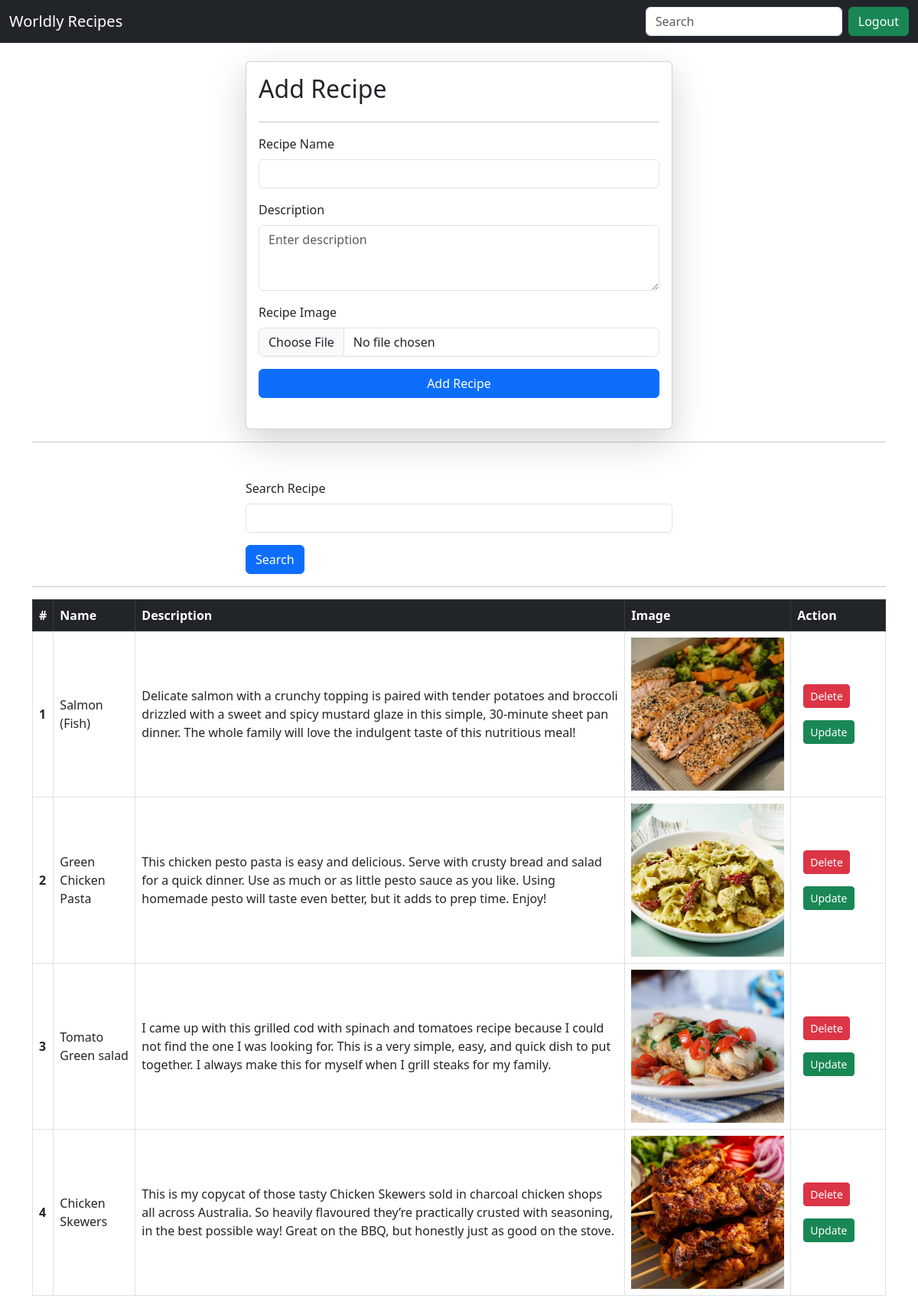
/recipes/ (signed in), run on the app's committed database.
### vege/models.py (models this page shows)
class recipe(models.Model):
    user = models.ForeignKey(User, on_delete=models.SET_NULL, null = True, blank=True)
    recipe_name = models.CharField(max_length=50)
    description = models.TextField()
    image = models.ImageField(upload_to='Recipes')

### vege/views.py (the view, shortened to what this page needs)
# urls.py: path('recipes/', recipes, name = "recipes"),
@login_required(login_url='/login/')                        # to access recipe page login is required
def recipes(request):
   queryset = recipe.objects.all()
   if request.GET.get('search'):
      queryset = queryset.filter(recipe_name__icontains = request.GET.get('search'))       # 'icontain' will return the recipe in which the search word appear
   context = {"Recipes": queryset}
   return render(request, 'recipes.html', context)

### vege/templates/recipes.html (shortened to what this page needs)
{% extends "base.html" %}
{% block content %}
<div class="container mt-4">
  <form class="col-6 mx-auto card p-3 shadow-lg" method="post" enctype="multipart/form-data">
    <h2>Add Recipe</h2>
    <hr>
    <div class="mb-3">
      <label class="form-label">Recipe Name</label>
      <input name="recipe_name" required type="text" class="form-control">
    </div>
    <div class="mb-3">
      <label class="form-label">Description</label>
      <textarea name="description" required class="form-control" rows="3" placeholder="Enter description"></textarea>
    </div>
    <div class="mb-3">
      <label for="image" class="form-label">Recipe Image</label>
      <input name="image" type="file" class="form-control" id="image" accept="image/*">
    </div>
    <button type="submit" class="btn btn-primary mb-4">Add Recipe</button>
  </form>
  <hr>
   <div class="mt-5">
    <div class="mx-auto col-6">
      <form>
      <div class="mb-3">
      <label class="form-label">Search Recipe</label>
      <input name="search" type="text" class="form-control">
    </div>
    <button type="submit" class="btn btn-primary">Search</button>
    </form>
    </div>
   </div>
   <hr>
  <table class="table table-bordered align-middle">
    <thead class="table-dark">
      <tr>
        <th scope="col">#</th>
        <th scope="col">Name</th>
        <th scope="col">Description</th>
        <th scope="col">Image</th>
        <th scope="col">Action</th>
      </tr>
    </thead>
    <tbody>
      {% for recipe in Recipes %}
      <tr>
        <th scope="row">{{ forloop.counter }}</th>
        <td>{{ recipe.recipe_name }}</td>
        <td>{{ recipe.description }}</td>
        <td>
          {% if recipe.image %}
            <img src="/media/{{ recipe.image }}" style="height: 200px; width: 200px; object-fit: cover;">
          {% else %}
            <span class="text-muted">No image</span>
          {% endif %}
        </td>
        <td>
          <a href="/delete_recipe/{{ recipe.id }}" class="btn btn-danger btn-sm m-2">Delete</a>
          <a href="/update_recipe/{{ recipe.id }}" class="btn btn-success btn-sm m-2">Update</a>
        </td>
      </tr>
      {% endfor %}
    </tbody>
  </table>
</div>
{% endblock %}

### vege/templates/base.html (shortened to what this page needs)
<!DOCTYPE html>
<html lang="en">
<head>
    <link href="https://cdn.jsdelivr.net/npm/bootstrap@5.3.0/dist/css/bootstrap.min.css" rel="stylesheet">
</head>
<body>
    <nav class="navbar navbar-dark bg-dark">
        <div class="container-fluid">
            <a class="navbar-brand">Worldly Recipes</a>
            <form class="d-flex" role="search">
                <input class="form-control me-2" type="search" placeholder="Search" aria-label="Search"/>
                {% if request.user.is_authenticated %}
                <a href="/logout/" class="btn btn-success">Logout</a>
                {% else %}
                <a href="/login/" class="btn btn-success">Login</a>
                {% endif %}
            </form>
        </div>
    </nav>
    {% block content %}
    {% endblock %}
</body>
</html>

### data on the page
recipe: recipe_name "Salmon (Fish)", description "Delicate salmon with a crunchy topping is paired with tender potatoes and broccoli drizzled with a sweet and spicy mustard glaze in this simple, 30-minute sheet pan dinner. The whole family will love the indulgent taste of this nutritious meal!", image (picture)
recipe: recipe_name "Green Chicken Pasta", description "This chicken pesto pasta is easy and delicious. Serve with crusty bread and salad for a quick dinner. Use as much or as little pesto sauce as you like. Using homemade pesto will taste even better, but it adds to prep time. Enjoy!", image (picture)
recipe: recipe_name "Tomato Green salad", description "I came up with this grilled cod with spinach and tomatoes recipe because I could not find the one I was looking for. This is a very simple, easy, and quick dish to put together. I always make this for myself when I grill steaks for my family.", image (picture)
recipe: recipe_name "Chicken Skewers", description "This is my copycat of those tasty Chicken Skewers sold in charcoal chicken shops all across Australia. So heavily flavoured they’re practically crusted with seasoning, in the best possible way! Great on the BBQ, but honestly just as good on the stove.", image (picture)
